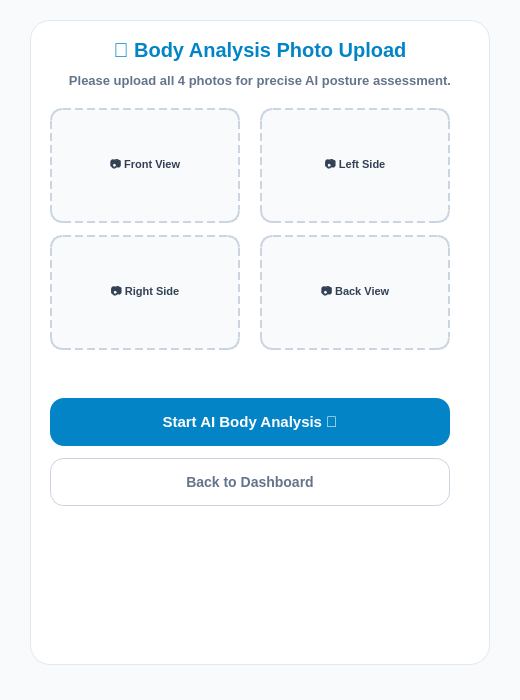
<?xml version="1.0" encoding="UTF-8"?>
<ui version="4.0">
 <class>MainWindow</class>
 <widget class="QMainWindow" name="MainWindow">
  <property name="geometry">
   <rect><x>0</x><y>0</y><width>520</width><height>700</height></rect>
  </property>
  <property name="windowTitle">
   <string>AI Fitness Hub - Body Analysis Upload</string>
  </property>
  <property name="styleSheet">
   <string notr="true">
QMainWindow { background-color: #F8FAFC; }
#uploadCard { background-color: #FFFFFF; border: 1px solid #E2E8F0; border-radius: 20px; padding: 20px; }
#missingAnalysisTitle { font-size: 20px; font-weight: 900; color: #0284C7; }
#missingAnalysisDesc { font-size: 13px; font-weight: 600; color: #64748B; }
#uploadPhoto1Button, #uploadPhoto2Button, #uploadPhoto3Button, #uploadPhoto4Button { background-color: #F8FAFC; color: #334155; font-size: 11px; font-weight: 700; border: 2px dashed #CBD5E1; border-radius: 12px; }
#uploadPhoto1Button:hover, #uploadPhoto2Button:hover, #uploadPhoto3Button:hover, #uploadPhoto4Button:hover { background-color: #F0F9FF; border: 2px dashed #0284C7; color: #0284C7; }

/* 에러 메시지 라벨 스타일 */
#errorMsgLabel { font-size: 12px; font-weight: 700; color: #EF4444; background: transparent; }

#submitAnalysisButton { background-color: #0284C7; color: #FFFFFF; font-size: 15px; font-weight: 800; border-radius: 14px; min-height: 48px; }
#submitAnalysisButton:hover { background-color: #0369A1; }

#backDashboardButton { background-color: #FFFFFF; color: #64748B; font-size: 14px; font-weight: 700; border: 1px solid #CBD5E1; border-radius: 14px; min-height: 46px; }
#backDashboardButton:hover { background-color: #F1F5F9; color: #0F172A; }
   </string>
  </property>
  <widget class="QWidget" name="centralwidget">
   <widget class="QFrame" name="uploadCard">
    <property name="geometry"><rect><x>30</x><y>20</y><width>460</width><height>645</height></rect></property>
    <widget class="QLabel" name="missingAnalysisTitle">
     <property name="geometry"><rect><x>15</x><y>15</y><width>430</width><height>30</height></rect></property>
     <property name="text"><string>📸 Body Analysis Photo Upload</string></property>
     <property name="alignment"><set>Qt::AlignCenter</set></property>
    </widget>
    <widget class="QLabel" name="missingAnalysisDesc">
     <property name="geometry"><rect><x>15</x><y>48</y><width>430</width><height>25</height></rect></property>
     <property name="text"><string>Please upload all 4 photos for precise AI posture assessment.</string></property>
     <property name="alignment"><set>Qt::AlignCenter</set></property>
    </widget>
    <widget class="QPushButton" name="uploadPhoto1Button">
     <property name="geometry"><rect><x>20</x><y>88</y><width>190</width><height>115</height></rect></property>
     <property name="text"><string>📷 Front View</string></property>
    </widget>
    <widget class="QPushButton" name="uploadPhoto2Button">
     <property name="geometry"><rect><x>230</x><y>88</y><width>190</width><height>115</height></rect></property>
     <property name="text"><string>📷 Left Side</string></property>
    </widget>
    <widget class="QPushButton" name="uploadPhoto3Button">
     <property name="geometry"><rect><x>20</x><y>215</y><width>190</width><height>115</height></rect></property>
     <property name="text"><string>📷 Right Side</string></property>
    </widget>
    <widget class="QPushButton" name="uploadPhoto4Button">
     <property name="geometry"><rect><x>230</x><y>215</y><width>190</width><height>115</height></rect></property>
     <property name="text"><string>📷 Back View</string></property>
    </widget>
    
    <!-- 에러 메시지 표시용 라벨 -->
    <widget class="QLabel" name="errorMsgLabel">
     <property name="geometry"><rect><x>20</x><y>342</y><width>400</width><height>25</height></rect></property>
     <property name="text"><string></string></property>
     <property name="alignment"><set>Qt::AlignCenter</set></property>
    </widget>

    <widget class="QPushButton" name="submitAnalysisButton">
     <property name="geometry"><rect><x>20</x><y>378</y><width>400</width><height>48</height></rect></property>
     <property name="text"><string>Start AI Body Analysis 🚀</string></property>
    </widget>

    <!-- 대시보드로 돌아가기 버튼 -->
    <widget class="QPushButton" name="backDashboardButton">
     <property name="geometry"><rect><x>20</x><y>438</y><width>400</width><height>46</height></rect></property>
     <property name="text"><string>Back to Dashboard</string></property>
    </widget>
   </widget>
  </widget>
 </widget>
</ui>
